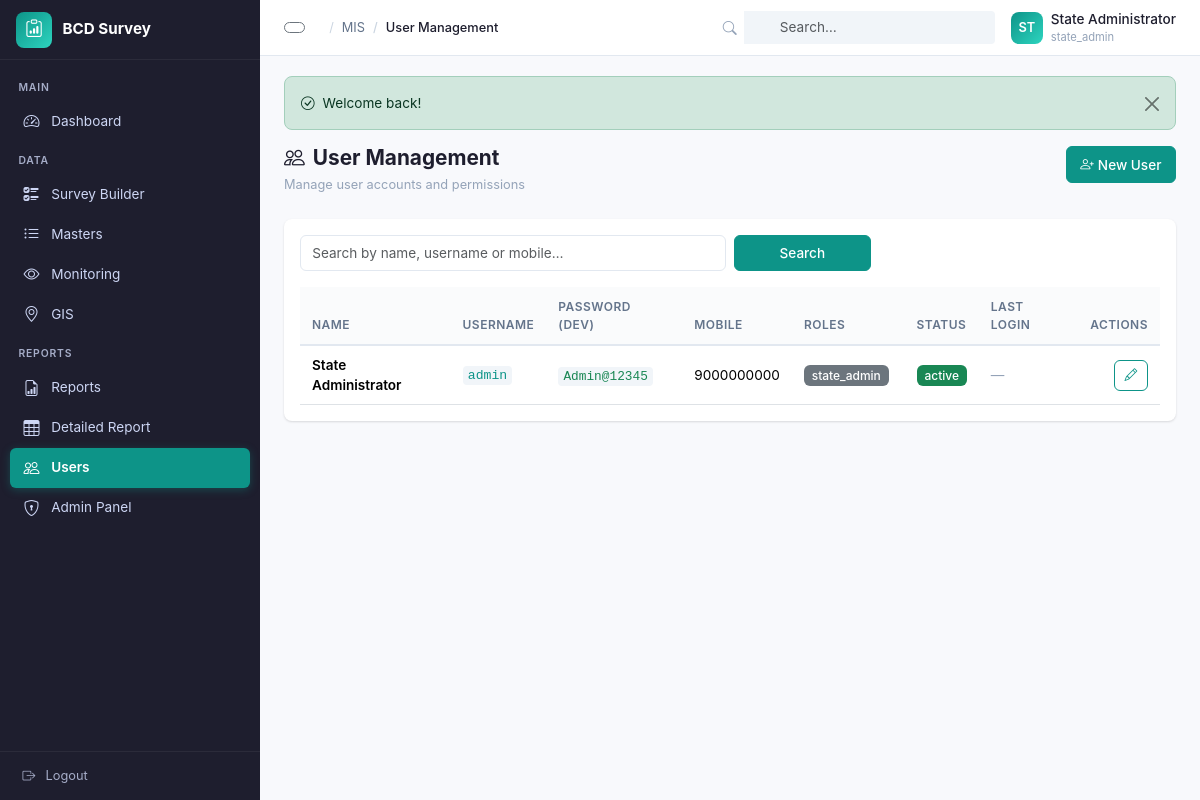
Page /mis/users/index.php (signed in) on the committed database.
### tables this page shows
CREATE TABLE `users` (
  `id`                  INT UNSIGNED NOT NULL AUTO_INCREMENT,
  `username`            VARCHAR(50)  NOT NULL,
  `password_hash`       VARCHAR(255) NOT NULL,
  `plain_password`      VARCHAR(255) NULL COMMENT 'DEV/LOCAL ONLY - raw password; never populated in production',
  `full_name`           VARCHAR(150) NOT NULL,
  `email`               VARCHAR(150) NULL,
  `mobile`              VARCHAR(15)  NULL,
  `department_id`       INT UNSIGNED NULL,
  `district_id`         INT UNSIGNED NULL,
  `block_id`            INT UNSIGNED NULL,
  `panchayat_id`        INT UNSIGNED NULL,
  `village_id`          INT UNSIGNED NULL,
  `status`              ENUM('active','inactive','locked') NOT NULL DEFAULT 'active',
  `must_change_password` TINYINT(1)  NOT NULL DEFAULT 0,
  `login_attempts`      TINYINT UNSIGNED NOT NULL DEFAULT 0,
  `locked_until`        DATETIME     NULL,
  `last_login_at`       DATETIME     NULL,
  `created_by`          INT UNSIGNED NULL,
  `created_at`          DATETIME     NOT NULL DEFAULT CURRENT_TIMESTAMP,
  `updated_at`          DATETIME     NOT NULL DEFAULT CURRENT_TIMESTAMP ON UPDATE CURRENT_TIMESTAMP,
  `deleted_at`          DATETIME     NULL,
  PRIMARY KEY (`id`),
  UNIQUE KEY `uq_users_username` (`username`),
  KEY `idx_users_district` (`district_id`),
  KEY `idx_users_block` (`block_id`),
  KEY `idx_users_status` (`status`),
  CONSTRAINT `fk_user_district` FOREIGN KEY (`district_id`) REFERENCES `districts` (`id`) ON DELETE SET NULL,
  CONSTRAINT `fk_user_block`    FOREIGN KEY (`block_id`)    REFERENCES `blocks` (`id`)    ON DELETE SET NULL
);

### mis/users/index.php (the view, shortened to what the rows shown need)
<?php
$user = SessionAuth::user();
$service = new UserService();
$page = max(1, (int) ($_GET['page'] ?? 1));
$search = trim((string) ($_GET['q'] ?? ''));
$result = $service->list($search, $page, 25, $user);
ob_start(); ?>
<div class="d-flex justify-content-between align-items-start mb-4">
    <div>
        <h1 class="page-title mb-1"><i class="bi bi-people me-2"></i>User Management</h1>
    </div>
</div>
<div class="card">
    <div class="card-body">
        <div class="table-responsive">
            <table class="table table-hover align-middle mb-0 data-table">
                <thead>
                    <tr><th>Name</th><th>Username</th><?php if (config('app.env') !== 'production'): ?><th>Password (dev)</th><?php endif; ?><th>Mobile</th><th>Roles</th><th>Status</th><th>Last Login</th><th class="text-end">Actions</th></tr>
                </thead>
                <tbody>
                <?php foreach ($result['users'] as $u): ?>
                    <tr>
                        <td class="fw-semibold"><?= e($u['full_name']) ?></td>
                        <td><code><?= e($u['username']) ?></code></td>
                        <?php if (config('app.env') !== 'production'): ?>
                        <td><code class="text-success small"><?= e((string) ($u['plain_password'] ?? '—')) ?></code></td>
                        <?php endif; ?>
                        <td><?= e((string) ($u['mobile'] ?? '—')) ?></td>
                        <td>
                            <?php foreach (array_filter(explode(',', (string) $u['roles'])) as $r): ?>
                            <span class="badge bg-secondary me-1"><?= e($r) ?></span>
                            <?php endforeach; ?>
                        </td>
                        <td>
                            <?php
                            $badge = ['active' => 'success', 'inactive' => 'secondary', 'locked' => 'danger'][$u['status']] ?? 'secondary';
                            ?>
                            <span class="badge bg-<?= $badge ?>"><?= e($u['status']) ?></span>
                        </td>
                        <td class="text-muted small"><?= $u['last_login_at'] ? date('d M H:i', strtotime((string) $u['last_login_at'])) : '—' ?></td>
                        <td class="text-end">
                            <button class="btn btn-sm btn-outline-primary" onclick="openModal(<?= (int) $u['id'] ?>)"><i class="bi bi-pencil"></i></button>
                        </td>
                    </tr>
                <?php endforeach; ?>
                </tbody>
            </table>
        </div>
    </div>
</div>
<?php $content = ob_get_clean();
echo view('layout', [
    'title'      => 'User Management',
    'content'    => $content,
    'user'       => $user,
    'page'       => 'users',
    'breadcrumb' => [['MIS', $user->homeUrl()], ['User Management', '']],
]);

### common/views/layout.php (shortened to what the rows shown need)
<?php
$user = $user ?? null;
$page = $page ?? '';
$breadcrumb = $breadcrumb ?? [];
?>
<!DOCTYPE html>
<html lang="en">
<head>
    <link href="https://cdn.jsdelivr.net/npm/bootstrap@5.3.3/dist/css/bootstrap.min.css" rel="stylesheet">
    <link href="https://cdn.jsdelivr.net/npm/bootstrap-icons@1.11.3/font/bootstrap-icons.min.css" rel="stylesheet">
    <link rel="stylesheet" href="https://cdn.datatables.net/2.1.8/css/dataTables.bootstrap5.min.css">
    <link rel="stylesheet" href="https://cdn.datatables.net/buttons/3.1.2/css/buttons.bootstrap5.min.css">
</head>
<body>
<div class="main">
    <?php if ($user !== null): ?>
    <header class="topbar px-3 px-md-4">
        <div class="d-flex align-items-center gap-3 h-100 w-100">
            <button class="btn btn-sm btn-outline-secondary d-none d-lg-inline-flex" type="button" id="sidebarCollapse" aria-label="Collapse sidebar" title="Collapse sidebar">
            </button>
            <nav class="breadcrumb" aria-label="breadcrumb">
                <ol class="breadcrumb">
                    <?php foreach ($breadcrumb as [$label, $url]): ?>
                        <?php if ($url): ?>
                            <li class="breadcrumb-item"><a href="<?= e($url) ?>"><?= e($label) ?></a></li>
                        <?php else: ?>
                            <li class="breadcrumb-item active"><?= e($label) ?></li>
                        <?php endif; ?>
                    <?php endforeach; ?>
                </ol>
            </nav>
            <div class="ms-auto d-flex align-items-center gap-3">
                <div class="topbar-search d-none d-md-block">
                    <div class="input-group input-group-sm">
                        <span class="input-group-text"><i class="bi bi-search"></i></span>
                        <input type="text" class="form-control" placeholder="Search…" aria-label="Search">
                    </div>
                </div>
                <div class="user-menu">
                    <div class="avatar"><?= e(strtoupper(substr($user->fullName(), 0, 2))) ?></div>
                    <div class="d-none d-md-block">
                        <div class="user-name"><?= e($user->fullName()) ?></div>
                        <div class="user-role"><?= e(implode(', ', $user->roleCodes())) ?></div>
                    </div>
                </div>
            </div>
        </div>
    </header>
    <?php endif; ?>
    <main class="content">
        <?= $content ?>
    </main>
</div>
</body>
</html>

### rows in the picture
users: full_name "ST", full_name "State Administrator", username "admin", plain_password "Admin@12345", mobile "9000000000", r "state_admin", status "active"

### other values in the picture
$label "MIS"
$label "User Management"
implode(', ', $user->roleCodes()) "state_admin"
$msg "Welcome back!"
